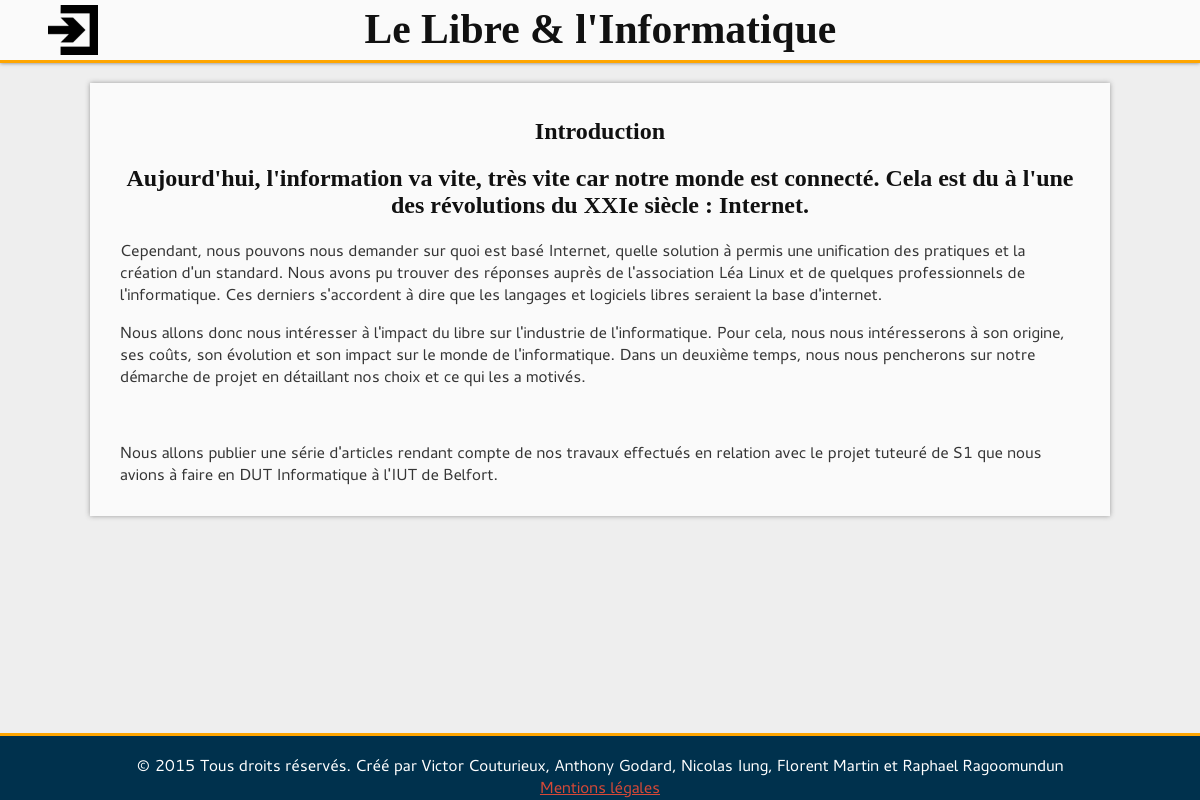
/article/?id=20, run on the app's committed database.
### tables this page shows
CREATE TABLE `Article` (
  `id_Article` int(10) unsigned NOT NULL AUTO_INCREMENT,
  `contenu_Article` text NOT NULL,
  `date_parution_Article` timestamp NOT NULL DEFAULT CURRENT_TIMESTAMP,
  `nom_Article` varchar(255) NOT NULL,
  `Categorie_Article` int(10) unsigned NOT NULL,
  `last_modification_Article` int(10) unsigned NOT NULL,
  `Auteur_Article` int(10) unsigned NOT NULL,
  PRIMARY KEY (`id_Article`,`Categorie_Article`,`last_modification_Article`,`Auteur_Article`),
  KEY `article-categorie-link` (`Categorie_Article`),
  KEY `article-modification-link` (`last_modification_Article`),
  KEY `article-to-author-link` (`Auteur_Article`),
  CONSTRAINT `article-categorie-link` FOREIGN KEY (`Categorie_Article`) REFERENCES `Categorie` (`id_Categorie`),
  CONSTRAINT `article-modification-link` FOREIGN KEY (`last_modification_Article`) REFERENCES `Modification` (`id_Modification`),
  CONSTRAINT `article-to-author-link` FOREIGN KEY (`Auteur_Article`) REFERENCES `Utilisateur` (`id_Utilisateur`)
);

### include/functions.php (called while the page is built, shortened)
<?php
	function connectDB()
	{
		include("config.php");
		$link = new PDO('mysql:host='.$config['mysql']['host'].';port='.$config['mysql']['port'].';dbname='.$config['mysql']['db'].';charset=UTF8;',$config['mysql']['user'],$config['mysql']['password'], array(PDO::ATTR_PERSISTENT=>true));
		return $link;
	}
	function queryDB($req)
	{
		$link = connectDB();
		$que = $link->query($req) or die($req);
		$ret = $que->fetchAll();
		return $ret;
	}

### include/createTicket.php (called while the page is built, shortened)
<?php
    include_once 'functions.php';
    function getArticleCT($id_article)
    {
        $req = 'SELECT contenu_Article
                FROM Article
                WHERE id_Article = "'.$id_article.'"';
        return queryDB($req)[0]['contenu_Article'];
    }
    function getArticleTitle($id_article)
    {
        $req = 'SELECT nom_Article
                FROM Article
                WHERE id_Article = "'.$id_article.'"';
        return queryDB($req)[0]['nom_Article'];
    }
	function getArticle($id_article)
	{
		$req = 'SELECT nom_article, contenu_article
				FROM Article
				WHERE id_Article = "' . $id_article . '"';
		return queryDB($req);
	}

### article/index.php (the view, shortened to what this page needs)
<?php
include_once('../include/createTicket.php');
function displayArticle($DoOutput)
{
	if(isset($_GET['id']))
	{
		$title = getArticleTitle(htmlentities($_GET['id']));
		$content = getArticleCT(htmlentities($_GET['id']));
		$article = getArticle(htmlentities($_GET['id']));
		if($article)
		{
			if($DoOutput)
			{
            	echo '<h1>' . $title . '</h1>';
            	echo html_entity_decode($content);
			}
		}
		else
		{
			http_response_code(404);
			if($DoOutput) echo '<p>Erreur 404 : Le contenu demandé n\'a pas été trouvé.</p>';
		}
	}
	else
	{
		http_response_code(404);
		if($DoOutput) echo '<p>Aucun contenu n\'a été démandé.</p>';
	}
}
?>
<!DOCTYPE html>
<html lang="fr">
	<head>
		<link rel="stylesheet" href="../style/base.css">
		<link rel="stylesheet" href="../style/article.css">
		<link rel="stylesheet" href="../style/input.css">
	</head>
	<body>
		<div id="container">
			<?php require('../include/head.php'); ?>
			<div id="main">
				<section>
				<?php displayArticle(true); ?>
				</section>
			</div>
		<?php
		require('../include/foot.php');
		?>
		</div>
	</body>
</html>

### style/base.css (style rules this page uses)
html, body { font-family: Cantarell, Cantarell_up, sans-serif; color: #353535; margin: 0; height: 100%; background-color: #EEE; }
h1, h2, h3, h4, h5, h6 { color: #111; }
#container { min-height: 100%; position: relative; }
#main { padding-bottom: 60px }
section { background-color: #FAFAFA; box-shadow: 0px 0px 5px #999; min-width: 300px; width: 80%; margin: 20px auto; padding: 15px 2.5%; }

### style/article.css (style rules this page uses)
section h1 { text-align: center; font-family: serif; }

### data on the page
article: nom_Article "Introduction", contenu_Article "Aujourd'hui, l'information va vite, très vite car notre monde est connecté. Cela est du à l'une des révolutions du XXIe siècle : Internet. Cependant, nous pouvons nous demander sur quoi est basé Internet, quelle solution à permis une unification des pratiques et la création d'un standard. Nous avons pu trouver des réponses auprès de l'association Léa Linux et de quelques professionnels de l'informatique. Ces derniers s'accordent à dire que les langages et logiciels libres seraient la base d'internet. Nous allons donc nous intéresser à l'impact du libre sur l'industrie de l'informatique. Pour cela, nous nous intéresserons à son origine, ses coûts, son évolution et son impact sur le monde de…"
